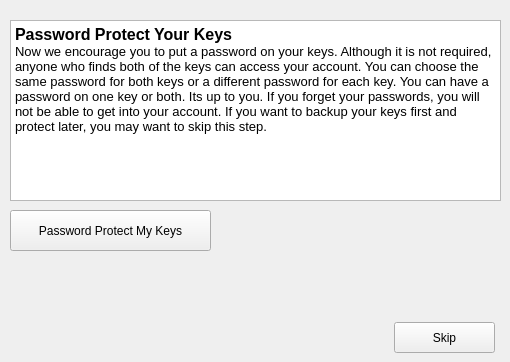
   <widget class="QWidget" name="page_2">
    <widget class="QTextEdit" name="PasswordText">
     <property name="geometry">
      <rect>
       <x>10</x>
       <y>20</y>
       <width>491</width>
       <height>181</height>
      </rect>
     </property>
     <property name="html">
      <string>&lt;!DOCTYPE HTML PUBLIC &quot;-//W3C//DTD HTML 4.0//EN&quot; &quot;http://www.w3.org/TR/REC-html40/strict.dtd&quot;&gt;
&lt;html&gt;&lt;head&gt;&lt;meta name=&quot;qrichtext&quot; content=&quot;1&quot; /&gt;&lt;style type=&quot;text/css&quot;&gt;
p, li { white-space: pre-wrap; }
&lt;/style&gt;&lt;/head&gt;&lt;body style=&quot; font-family:'MS Shell Dlg 2'; font-size:8.25pt; font-weight:400; font-style:normal;&quot;&gt;
&lt;p style=&quot; margin-top:0px; margin-bottom:0px; margin-left:0px; margin-right:0px; -qt-block-indent:0; text-indent:0px;&quot;&gt;&lt;span style=&quot; font-size:12pt; font-weight:600;&quot;&gt;Password Protect Your Keys&lt;/span&gt;&lt;/p&gt;
&lt;p style=&quot; margin-top:0px; margin-bottom:0px; margin-left:0px; margin-right:0px; -qt-block-indent:0; text-indent:0px;&quot;&gt;&lt;span style=&quot; font-size:10pt;&quot;&gt;Now we encourage you to put a password on your keys. Although it is not required, anyone who finds both of the keys can access your account. You can choose the same password for both keys or a different password for each key. You can have a password on one key or both. Its up to you. If you forget your passwords, you will not be able to get into your account. If you want to backup your keys first and protect later, you may want to skip this step.&lt;/span&gt;&lt;/p&gt;&lt;/body&gt;&lt;/html&gt;</string>
     </property>
    </widget>
    <widget class="QPushButton" name="Skip2">
     <property name="geometry">
      <rect>
       <x>394</x>
       <y>322</y>
       <width>101</width>
       <height>31</height>
      </rect>
     </property>
     <property name="text">
      <string>Skip</string>
     </property>
    </widget>
    <widget class="QPushButton" name="PasswordKeys">
     <property name="geometry">
      <rect>
       <x>10</x>
       <y>210</y>
       <width>201</width>
       <height>41</height>
      </rect>
     </property>
     <property name="text">
      <string>Password Protect My Keys</string>
     </property>
    </widget>
   </widget>
